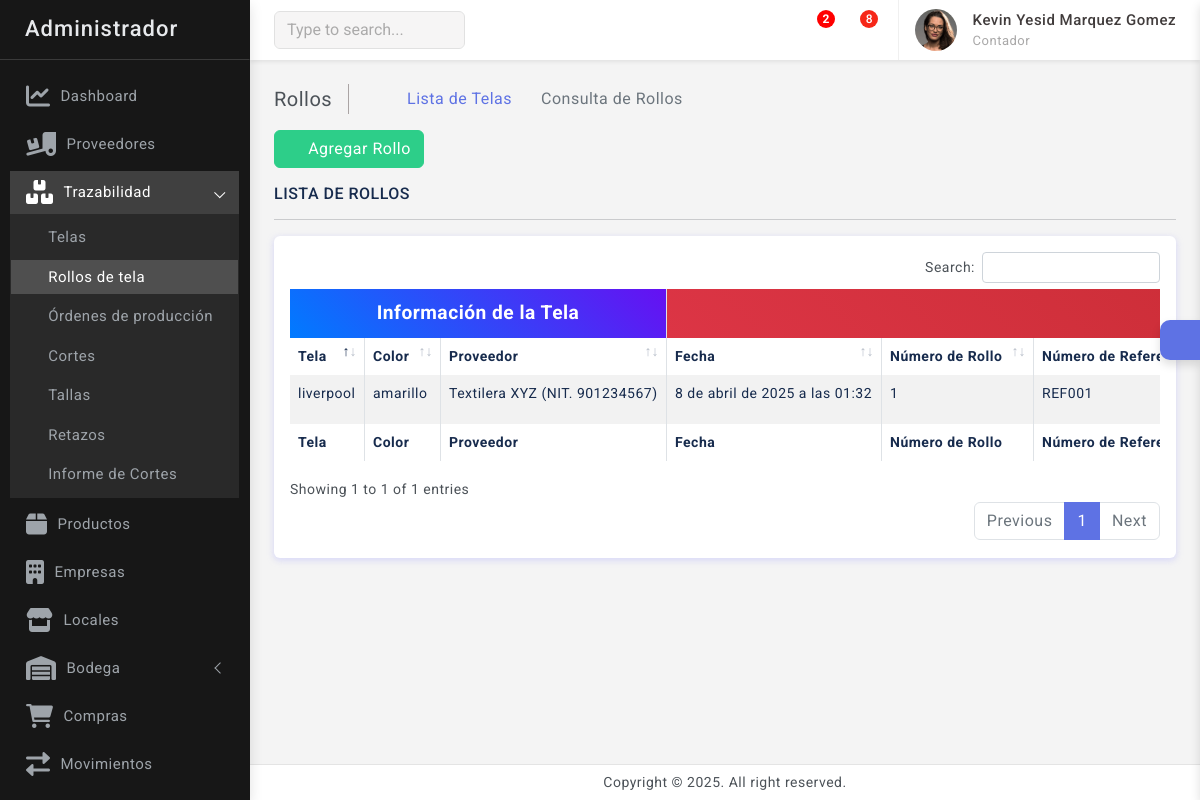
Before: /trazabilidad/rollos/ (signed in) with the older database file.
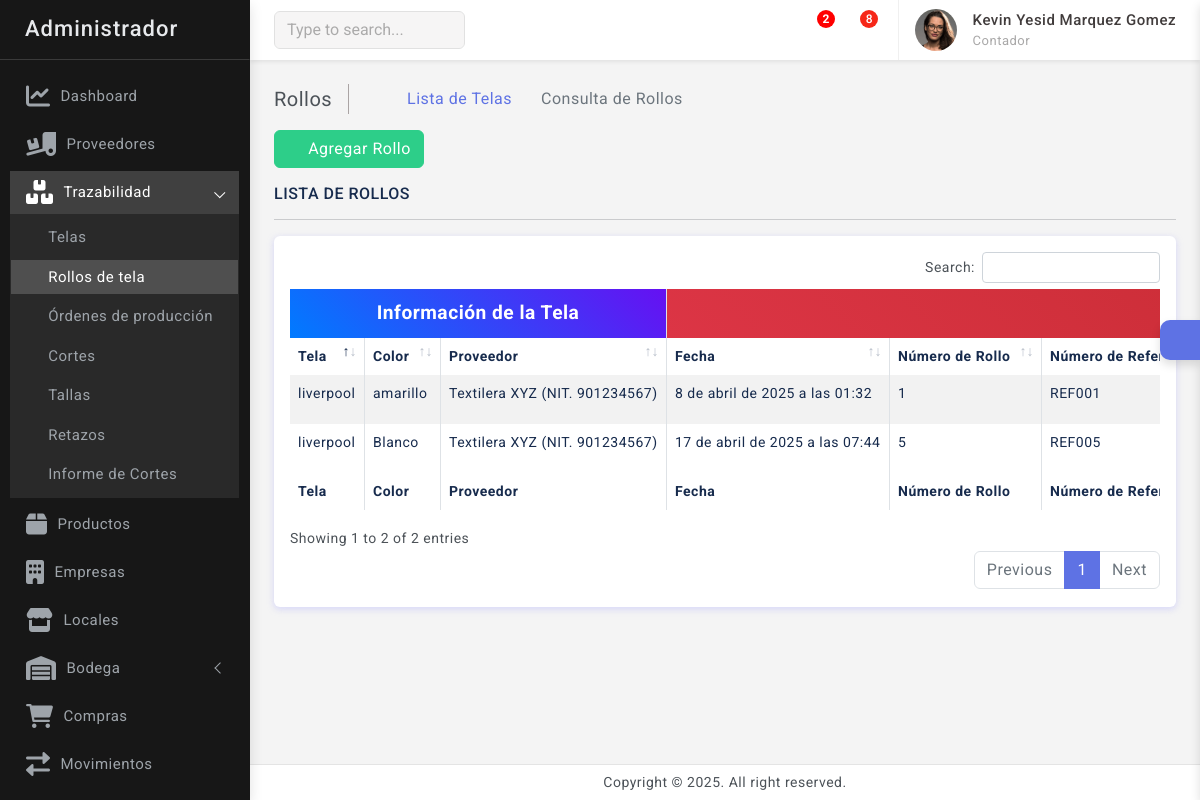
After: the same page with the newer database file.
### trazabilidad/models.py (models this page shows, shortened)
class RolloTela(models.Model):
    ESTADO = (
        ('Completo', 'Completo'),
        ('Incompleto', 'Incompleto'),
        ('Agotado', 'Agotado'),
    )
    numero_rollo        = models.CharField(max_length=50, db_index=True)
    referencia          = models.CharField(max_length=100, db_index=True)
    numero_referencia   = models.CharField(max_length=50, unique=True)
    tela                = models.ForeignKey(Tela, on_delete=models.CASCADE)
    color               = models.CharField(max_length=50, null=False, blank=False)
    metros_solicitados  = models.DecimalField(max_digits=6, decimal_places=2, default=0)
    largo_inicial       = models.DecimalField(max_digits=6, decimal_places=2, null=True, blank=True, default=0)
    largo_restante      = models.DecimalField(max_digits=6, decimal_places=2)
    kilos               = models.DecimalField(max_digits=6, decimal_places=2, default=0)
    estado              = models.CharField(max_length=50, choices=ESTADO, default='Completo')
    fecha_registro      = models.DateTimeField(null=False, blank=False)

class Tela(models.Model):
    nombre      = models.CharField(max_length=100, unique=True, null=False, blank=False)
    proveedor   = models.ForeignKey(Proveedor, on_delete=models.CASCADE)

### proveedores/models.py (models this page shows)
class Proveedor(models.Model):
    UserResponsable       = models.ForeignKey(PerfilUsuario, on_delete=models.CASCADE)
    Razon_Social          = models.CharField(max_length=100, null=False, blank=False)
    Tipo_documentos=(
        ('C.C.','C.C'),
        ('NIT.','NIT.'),
        ('PAS','PAS'),
    )
    Tipo_documento          = models.CharField(max_length=50, choices=Tipo_documentos, default='NIT')
    Identificacion          = models.IntegerField(unique=True, null=False, blank=False)
    Telefono                = models.IntegerField()
    Correo                  = models.EmailField(max_length=100, unique=True, null=False, blank=False)
    Ciudad                  = models.CharField(max_length=100)
    Direccion               = models.CharField(max_length=100)
    Fecha_Inicio_Actividad  = models.DateField(null=False, blank=False)
    class Meta:
        verbose_name='Proveedor'
        verbose_name_plural='Proveedores'
    def __str__(self):
        return f"{self.Razon_Social} ({self.Tipo_documento} {self.Identificacion})"

### trazabilidad/views.py (the view)
# urls.py: path('rollos/', views.rollos, name='rollos'),
@login_required(login_url='login')
def rollos(request):
    rollos = RolloTela.objects.all()
    return render(request, 'trazabilidad/rollos/rollos.html', {'rollos': rollos})

### kiddes/context_processors.py (called while the page is built)
def global_context(request):
    user = None
    perfil = None
    contrato = None
    empresas = None
    if request.user.is_authenticated:
        user = request.user
        perfil = PerfilUsuario.objects.filter(usuario=request.user).first()
        if perfil:
            contrato = Contrato.objects.filter(perfil=perfil).first()
    empresas = Empresa.objects.all
    empresa_id = request.session.get('empresa_id')
    empresa_activa = None
    if empresa_id:
        empresa_activa = Empresa.objects.filter(id=empresa_id).first()
    return {
        'perfil': perfil,
        'user': user,
        'contrato': contrato,
        'empresas': empresas,
        'empresa_id': empresa_id,
        'empresa_activa': empresa_activa,
    }

### notificaciones/context_processors.py (called while the page is built)
def notificaciones_context(request):
    if request.user.is_authenticated:
        notificaciones = Notificacion.objects.filter(user=request.user, leida=False).order_by('-fecha_creacion')
    else:
        notificaciones = []
    return {'notificaciones': notificaciones}

### usuarios/models.py (called while the page is built)
    def __str__(self):
        return self.nombre

    def full_name(self):
        return f'{self.nombre} {self.apellido}'

### templates/trazabilidad/rollos/rollos.html (shortened to what this page needs)
{% extends 'base.html' %}
{% block content %}
    <div class="page-wrapper">
        <div class="page-content">
            <div class="page-breadcrumb d-none d-sm-flex align-items-center mb-3">
                <div class="breadcrumb-title pe-3">Rollos</div>
                <div class="ps-3">
                    <nav aria-label="breadcrumb">
                        <ol class="breadcrumb mb-0 p-0">
                            <li class="breadcrumb-item"><a href="{% url 'home' %}"><i class="bx bx-home-alt"></i></a>
                            </li>
                            <li class="breadcrumb-item"><a href="{% url 'telas' %}">Lista de Telas</a></li>
                            <li class="breadcrumb-item active" aria-current="page">Consulta de Rollos</li>
                        </ol>
                    </nav>
                </div>
            </div>
            <div class="mb-3">
                <a href="{% url 'agregar_rollo' %}" class="btn btn-success">
                    <i class="bx bx-plus"></i> Agregar Rollo
                </a>
            </div>
            <h6 class="mb-0 text-uppercase">Lista de Rollos</h6>
            <hr />
            <div class="card">
                <div class="card-body">
                    <div class="table-responsive">
                        <table id="example2" class="table table-striped table-bordered">
                            <thead>
                                <tr>
                                    <th colspan="3" class="text-center text-white fw-bold" style="background: linear-gradient(45deg, #007bff, #6610f2); font-size: 1.2rem; padding: 10px;">
                                        Información de la Tela
                                    </th>
                                    <th colspan="10" class="text-center text-white fw-bold" style="background: linear-gradient(45deg, #dc3545, #b22222); font-size: 1.2rem; padding: 10px;">
                                    </th>
                                </tr>
                                <tr>
                                    <th>Tela</th>
                                    <th>Color</th>
                                    <th>Proveedor</th>
                                    <th>Fecha</th>
                                    <th>Número de Rollo</th>
                                    <th>Número de Referencia</th>
                                </tr>
                            </thead>
                            <tbody>
                                {% if rollos %}
                                    {% for rollo in rollos %}
                                    <tr>
                                        <td>{{ rollo.tela.nombre }}</td>
                                        <td>{{ rollo.color }}</td>
                                        <td>{{ rollo.tela.proveedor }}</td>
                                        <td>{{ rollo.fecha_registro }}</td>
                                        <td>{{ rollo.numero_rollo }}</td>
                                        <td>{{ rollo.numero_referencia }}</td>
                                    </tr>
                                    {% endfor %}
                                {% endif %}
                            </tbody>
                            <tfoot>
                                <tr>
                                    <th>Tela</th>
                                    <th>Color</th>
                                    <th>Proveedor</th>
                                    <th>Fecha</th>
                                    <th>Número de Rollo</th>
                                    <th>Número de Referencia</th>
                                </tr>
                            </tfoot>
                        </table>
                    </div>
                </div>
            </div>
        </div>
    </div>
{% endblock %}

Changed rows visible on the page:
added RolloTela: tela.nombre "liverpool", color "Blanco", tela.proveedor "Textilera XYZ (NIT. 901234567)", fecha_registro "17 de abril de 2025 a las 07:44", numero_rollo "5", numero_referencia "REF005"
Other visible differences:
text written by a page script: "Search: Showing 1 to 1 of 1 entries Previous 1 Next" → "Search: Showing 1 to 2 of 2 entries Previous 1 Next"
